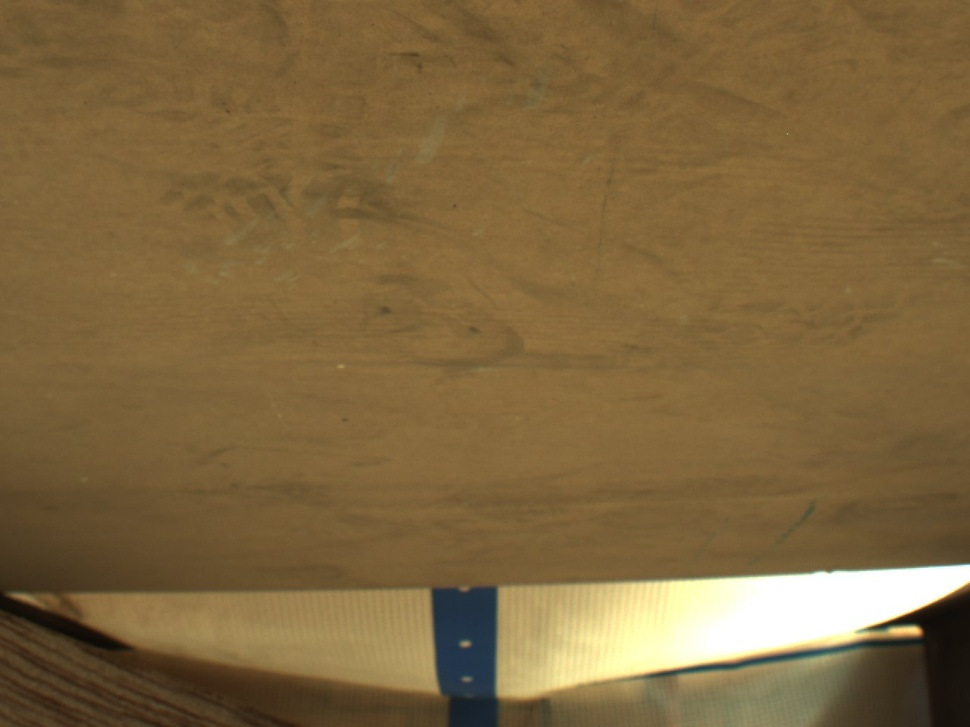
%> input picture matlabCode/glcmRust/image1.jpg, 970 x 727 px, shrunk from 1280 x 960 before the run
$ octave --eval "result = createGLCMProperties(imread('image1.jpg'));"   (GNU Octave 9; MATLAB toolbox functions it lacks are replaced by stand-ins)
%> lines starting %> are read from the running program, lines starting %| are printed output that depends on the picture
%This function takes an image and generates a glcm with 4 offsets
%Averages the glcm and returns the properties(contrast, correlation, energy and homogeneity)
function glcmProperties = createGLCMProperties(image) %Image is an NxNx3 matrix
offsets = [0 1; -1 1; -1 0; -1 -1]; %Set the offsets for 0,45,90,135 degrees
%generate the 8x8x4 glcm matrix
glcmGradeMatrix.R = graycomatrix(image(:,:,1), 'Offset', offsets, 'NumLevels', 32);
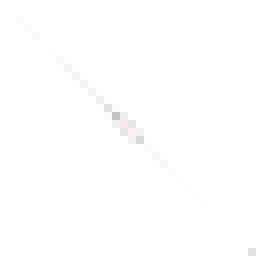
%> glcmGradeMatrix.R: size 32x32x4 double (shown 8 times larger); mean R, G, B, A 688, 687, 687.7, 687; transparent parts drawn white
glcmGradeMatrix.G = graycomatrix(image(:,:,2), 'Offset', offsets, 'NumLevels', 32);
glcmGradeMatrix.B = graycomatrix(image(:,:,3), 'Offset', offsets, 'NumLevels', 32);
grayImage = rgb2gray(image);
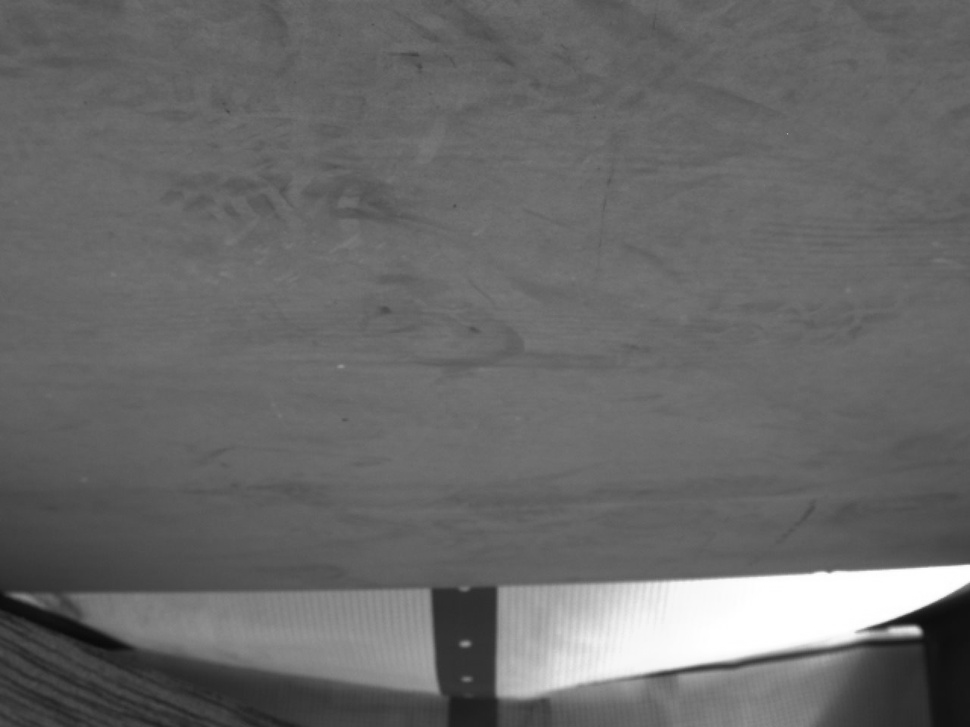
%> grayImage: size 727x970 uint8; min 9, max 255, mean 104.9
grayAdjustedImage = imadjust(grayImage, stretchlim(grayImage),[]); %Contrast adjustment
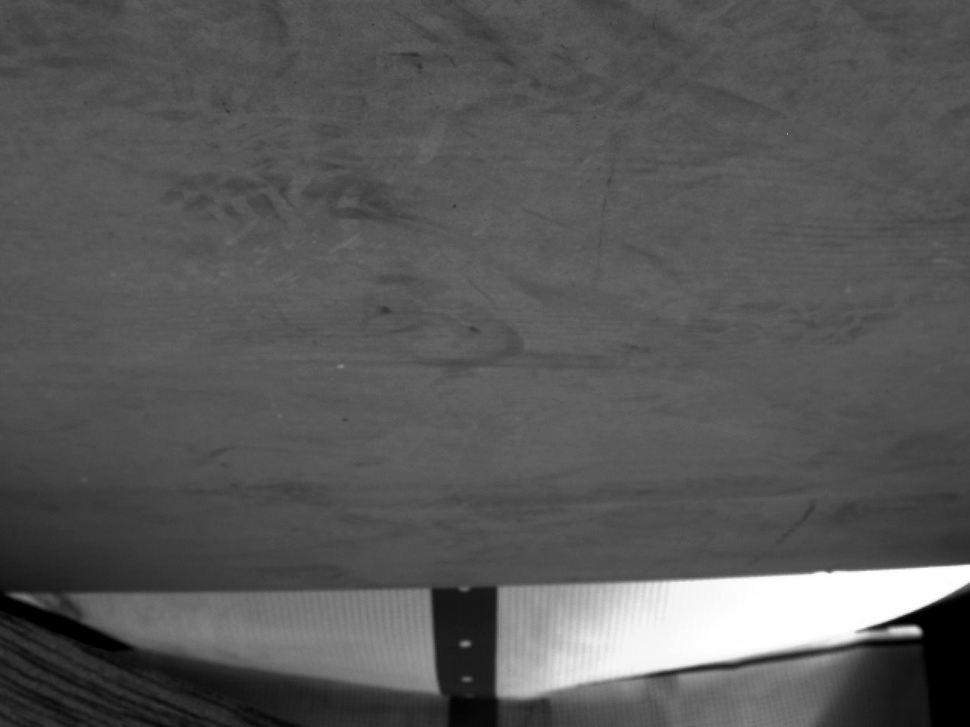
%> grayAdjustedImage: size 727x970 uint8; min 0, max 255, mean 88
%figure;imshow(grayAdjustedImage);
%glcmGradeMatrix.Gray = graycomatrix(rgb2gray(image), 'Offset', offsets, 'NumLevels', 32);
glcmGradeMatrix.Gray = graycomatrix(grayAdjustedImage, 'Offset', offsets, 'NumLevels', 32);
%Average the 8x8x4 matrix into a 8x8x1 matrix
glcmGradeMatrix.R = round((glcmGradeMatrix.R(:,:,1)+glcmGradeMatrix.R(:,:,2)+glcmGradeMatrix.R(:,:,3)+glcmGradeMatrix.R(:,:,4))/4);
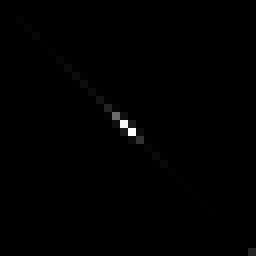
%> glcmGradeMatrix.R: size 32x32 double (shown 8 times larger); min 0, max 172455, mean 687.5; drawn with min black and max white
glcmGradeMatrix.G = round((glcmGradeMatrix.G(:,:,1)+glcmGradeMatrix.G(:,:,2)+glcmGradeMatrix.G(:,:,3)+glcmGradeMatrix.G(:,:,4))/4);
%> glcmGradeMatrix.G: size 32x32 double
glcmGradeMatrix.B = round((glcmGradeMatrix.B(:,:,1)+glcmGradeMatrix.B(:,:,2)+glcmGradeMatrix.B(:,:,3)+glcmGradeMatrix.B(:,:,4))/4);
%> glcmGradeMatrix.B: size 32x32 double
glcmGradeMatrix.Gray = round((glcmGradeMatrix.Gray(:,:,1)+glcmGradeMatrix.Gray(:,:,2)+glcmGradeMatrix.Gray(:,:,3)+glcmGradeMatrix.Gray(:,:,4))/4);
%> glcmGradeMatrix.Gray: size 32x32 double


%glcmGradeMatrix.Gray = imadjust(glcmGradeMatrix.Gray, stretchlim(glcmGradeMatrix.Gray),[]); %Contrast adjustment


%Generate the properties for each channel glcm
glcmProperties(1) = graycoprops(glcmGradeMatrix.R);
glcmProperties(2) = graycoprops(glcmGradeMatrix.G);
glcmProperties(3) = graycoprops(glcmGradeMatrix.B);
glcmProperties(4) = graycoprops(glcmGradeMatrix.Gray);
for i=1:4
    if isnan(glcmProperties(i).Correlation)
        glcmProperties(i).Correlation = 0; %Forcing the NaN to become 0 so the normfit would work
    end
end
%> after the loop, glcmProperties = 4 items; Contrast, Correlation, Energy and Homogeneity: 0.273 0.993 0.135 0.917, 0.245 0.994 0.165 0.921, 0.22 0.994 0.229 0.923, 0.279 0.994 0.139 0.914
%> `result = createGLCMProperties(imread('image1.jpg'));`: result has the same summary as glcmProperties in createGLCMProperties

$ run again, on matlabCode/glcmRust/image2.jpg
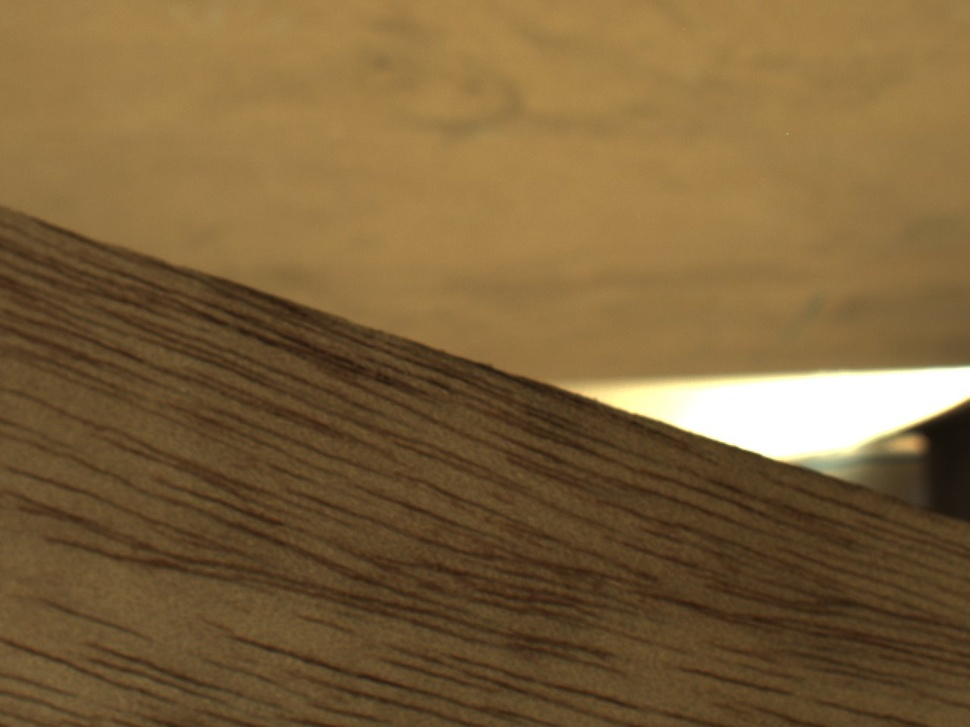
%> input picture matlabCode/glcmRust/image2.jpg, 970 x 727 px, shrunk from 1280 x 960 before the run
%> in createGLCMProperties, `grayAdjustedImage = imadjust(grayImage, stretchlim(grayImage),[]);`:
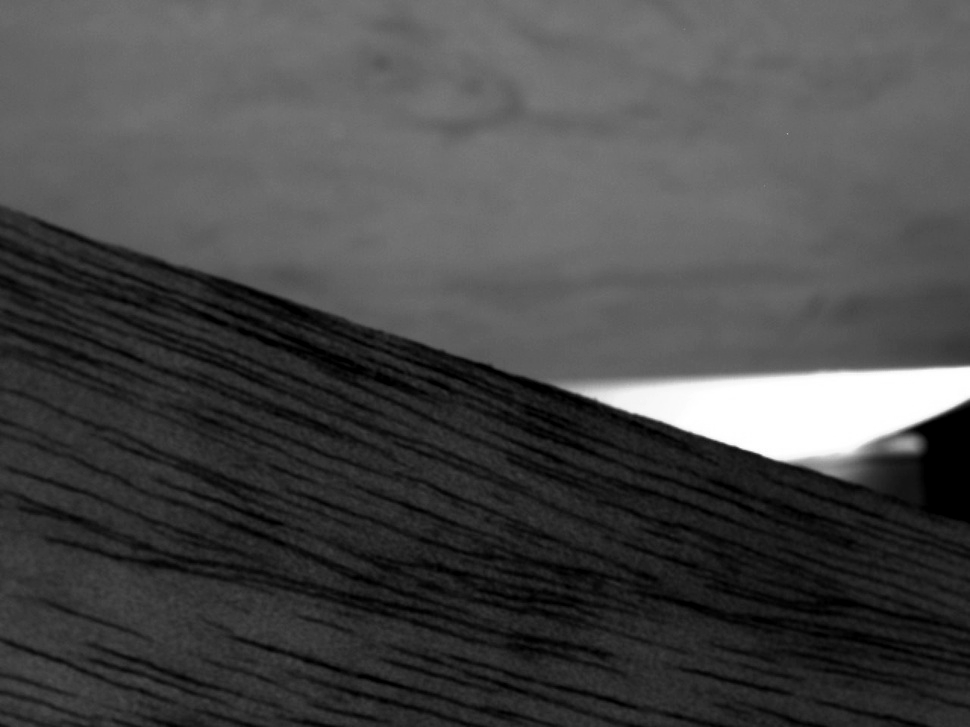
%> grayAdjustedImage: size 727x970 uint8; min 0, max 255, mean 71.8
%> in createGLCMProperties, `glcmGradeMatrix.Gray = round((glcmGradeMatrix.Gray(:,:,1)+glcmGradeMat..`:
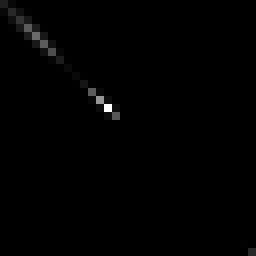
%> glcmGradeMatrix.Gray: size 32x32 double (shown 8 times larger); min 0, max 115324, mean 687.5; drawn with min black and max white
%> after the loop in createGLCMProperties, `for i=1:4`: glcmProperties = 4 items; Contrast, Correlation, Energy and Homogeneity: 0.293 0.995 0.0651 0.888, 0.279 0.995 0.0775 0.895, 0.246 0.994 0.115 0.903, 0.345 0.995 0.063 0.88
%> result has the same summary as glcmProperties in createGLCMProperties

$ run again, on matlabCode/glcmRust/image3.jpg
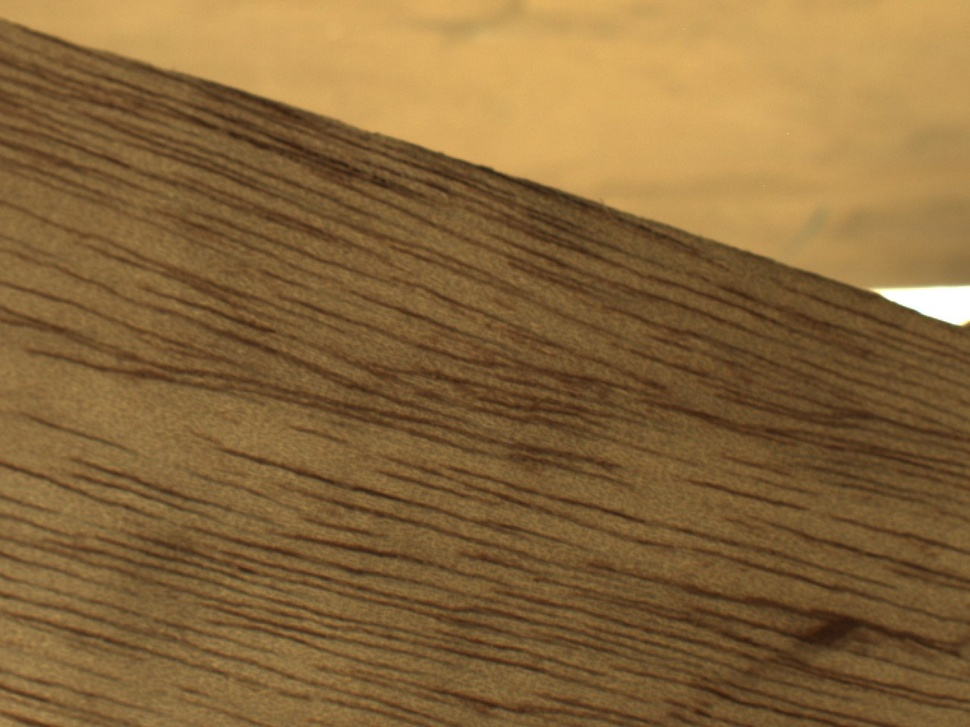
%> input picture matlabCode/glcmRust/image3.jpg, 970 x 727 px, shrunk from 1280 x 960 before the run
%> in createGLCMProperties, `grayAdjustedImage = imadjust(grayImage, stretchlim(grayImage),[]);`:
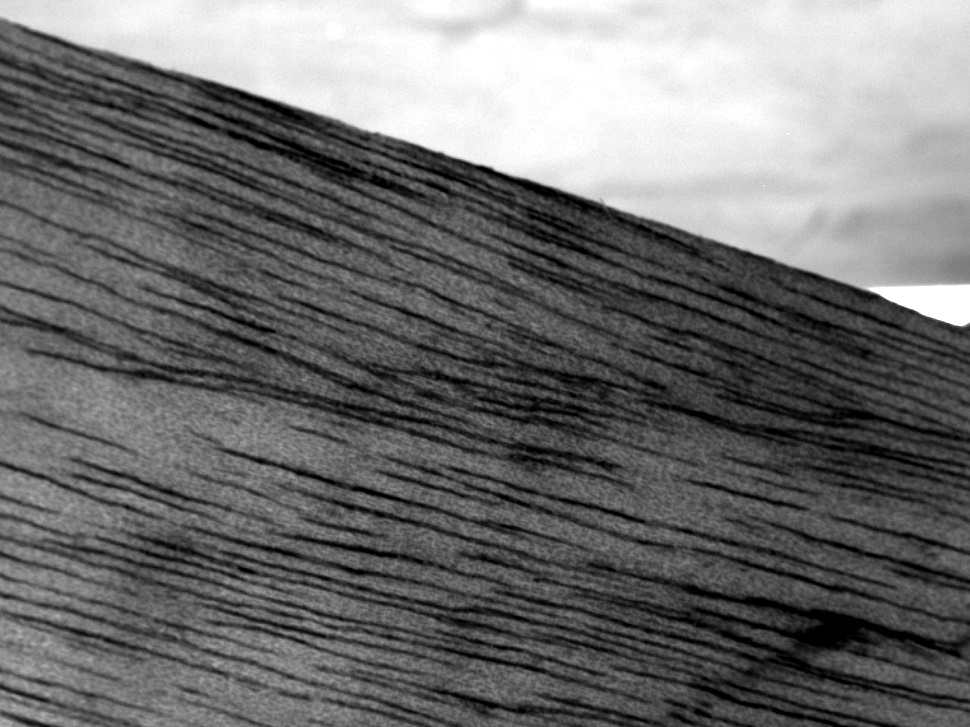
%> grayAdjustedImage: size 727x970 uint8; min 0, max 255, mean 111.1
%> in createGLCMProperties, `glcmGradeMatrix.Gray = round((glcmGradeMatrix.Gray(:,:,1)+glcmGradeMat..`:
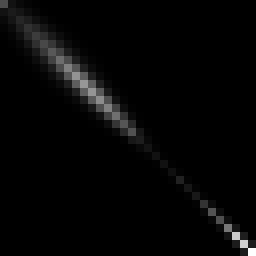
%> glcmGradeMatrix.Gray: size 32x32 double (shown 8 times larger); min 0, max 29113, mean 687.5; drawn with min black and max white
%> after the loop in createGLCMProperties, `for i=1:4`: glcmProperties = 4 items; Contrast, Correlation, Energy and Homogeneity: 0.6 0.989 0.0344 0.797, 0.547 0.987 0.0396 0.806, 0.439 0.977 0.0636 0.826, 1.61 0.99 0.014 0.694
%> result has the same summary as glcmProperties in createGLCMProperties

$ run again, on matlabCode/glcmRust/image4.jpg
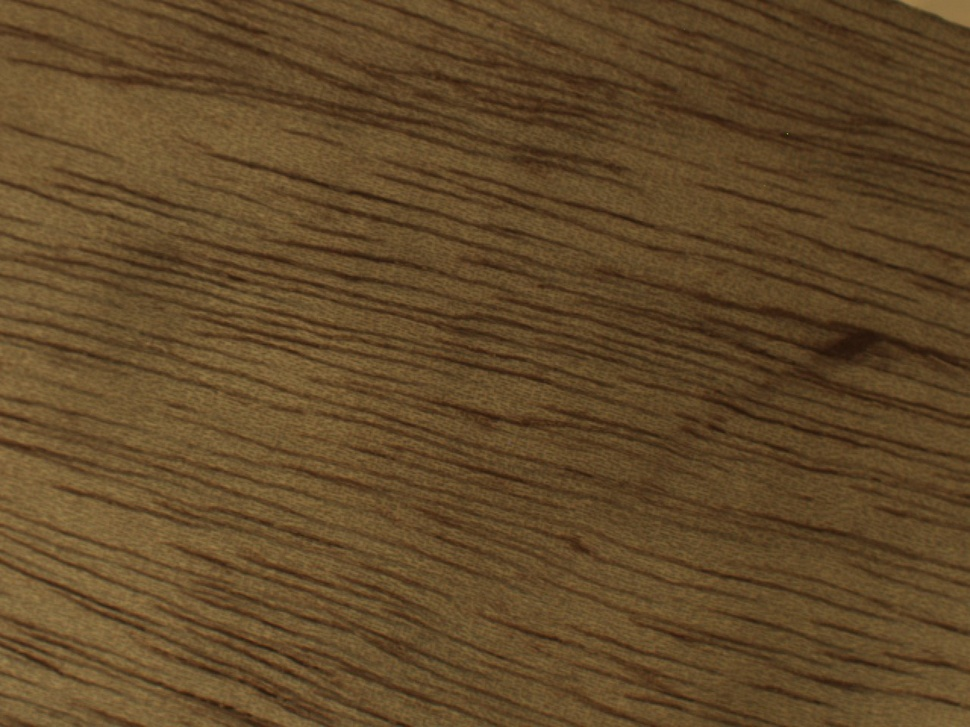
%> input picture matlabCode/glcmRust/image4.jpg, 970 x 727 px, shrunk from 1280 x 960 before the run
%> in createGLCMProperties, `grayAdjustedImage = imadjust(grayImage, stretchlim(grayImage),[]);`:
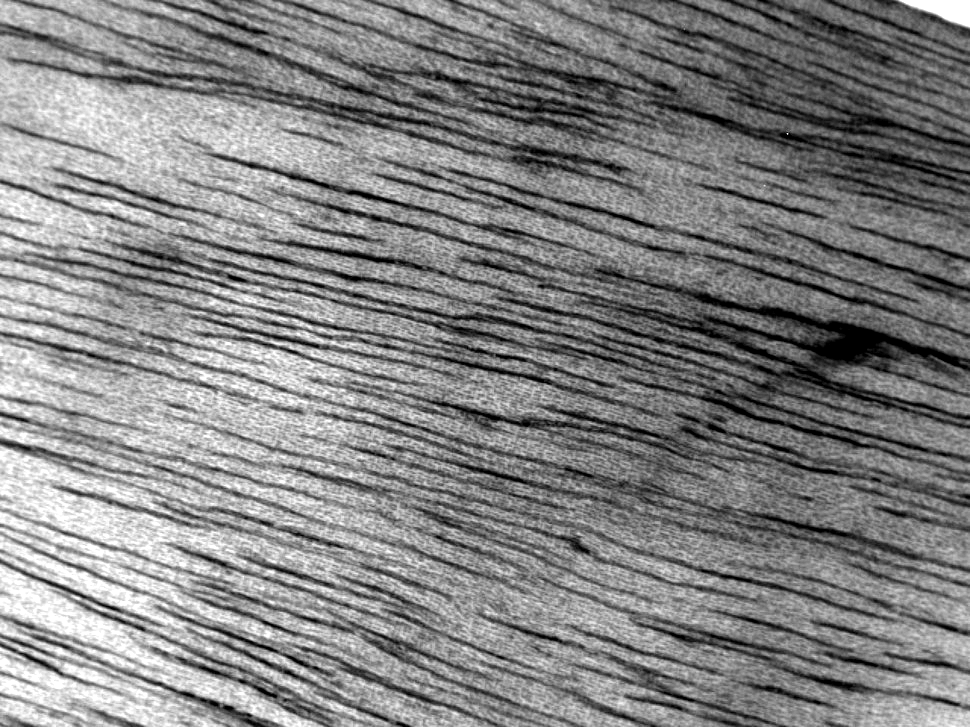
%> grayAdjustedImage: size 727x970 uint8; min 0, max 255, mean 131.1
%> in createGLCMProperties, `glcmGradeMatrix.Gray = round((glcmGradeMatrix.Gray(:,:,1)+glcmGradeMat..`:
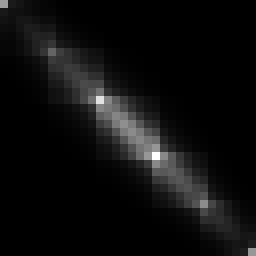
%> glcmGradeMatrix.Gray: size 32x32 double (shown 8 times larger); min 0, max 12194, mean 687.5; drawn with min black and max white
%> after the loop in createGLCMProperties, `for i=1:4`: glcmProperties = 4 items; Contrast, Correlation, Energy and Homogeneity: 0.735 0.916 0.0483 0.745, 0.698 0.911 0.0519 0.751, 0.586 0.848 0.0808 0.77, 7.17 0.927 0.00508 0.48
%> result has the same summary as glcmProperties in createGLCMProperties
